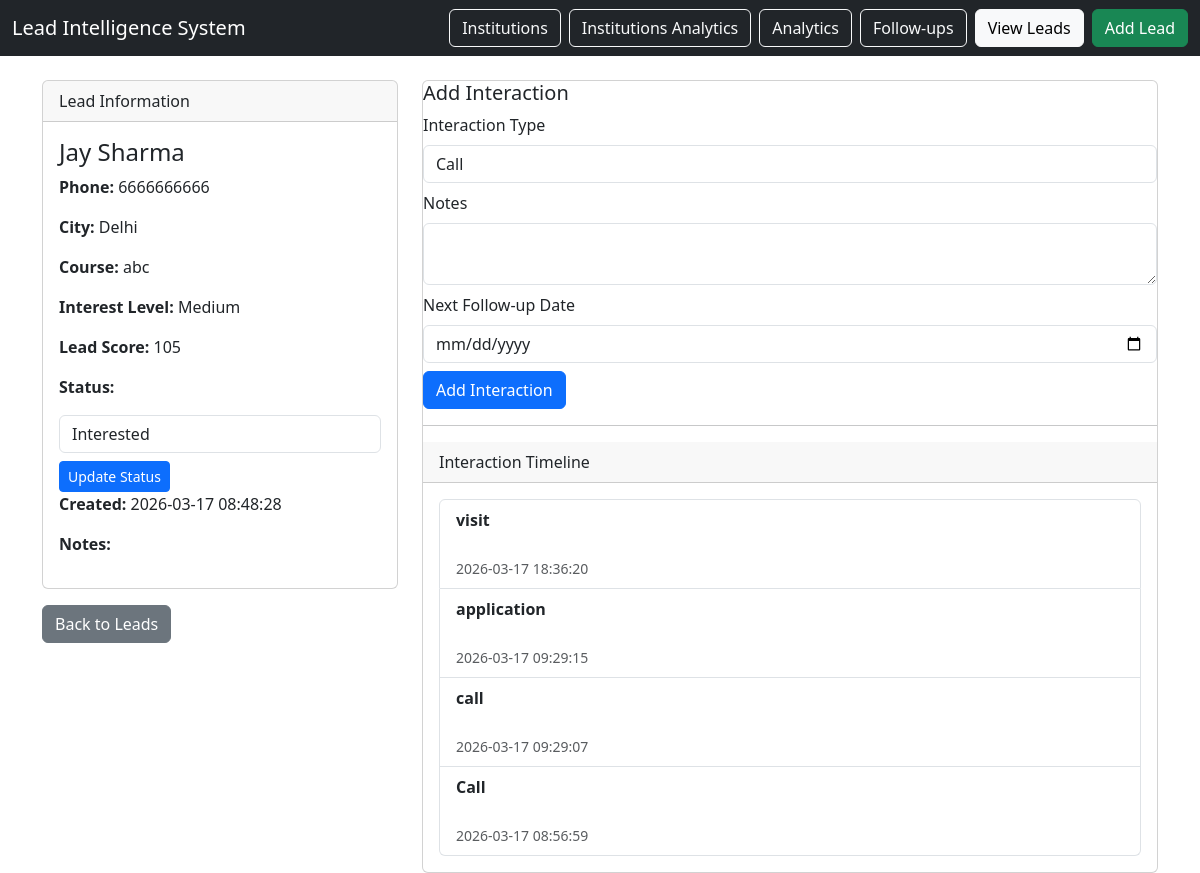
/leads/2, run on an earlier commit of the app's database.
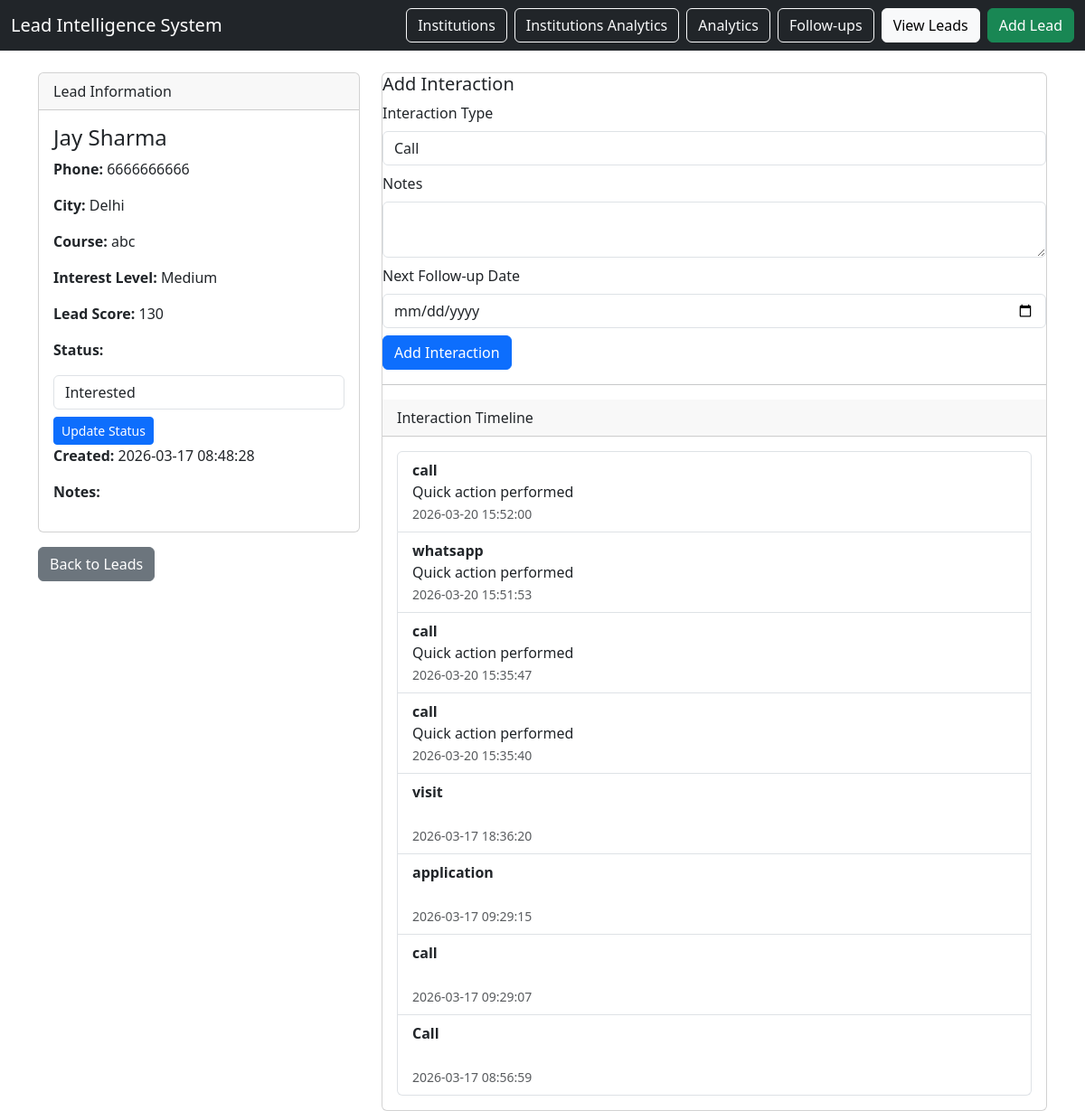
And on a later commit of the database.
### tables this page shows
CREATE TABLE leads (
    lead_id INTEGER PRIMARY KEY AUTOINCREMENT,
    student_name TEXT NOT NULL,
    phone TEXT,
    city TEXT,
    school_id INTEGER,
    coaching_id INTEGER,
    course_interest TEXT,
    lead_source TEXT,
    interest_level TEXT,
    lead_score INTEGER DEFAULT 0,
    status TEXT CHECK(status IN (
        'new',
        'contacted',
        'interested',
        'applied',
        'admitted',
        'lost'
    )) DEFAULT 'new',
    created_at TIMESTAMP DEFAULT CURRENT_TIMESTAMP,
    notes TEXT,

    FOREIGN KEY (school_id) REFERENCES institutions(institution_id),
    FOREIGN KEY (coaching_id) REFERENCES institutions(institution_id)
);

CREATE TABLE interactions (
    interaction_id INTEGER PRIMARY KEY AUTOINCREMENT,
    lead_id INTEGER NOT NULL,
    interaction_type TEXT NOT NULL,
    notes TEXT,
    follow_up_date DATE,
    created_at TIMESTAMP DEFAULT CURRENT_TIMESTAMP,

    FOREIGN KEY (lead_id) REFERENCES leads(lead_id)
);

### app.py (the view)
@app.route("/leads/<int:lead_id>")
def lead_detail(lead_id):
    db = get_db()
    lead = db.execute("""
        SELECT *
        FROM leads
        WHERE lead_id = ?
    """, (lead_id,)).fetchone()
    score = calculate_lead_score(lead)
    db.execute("""
        UPDATE leads
        SET lead_score = ?
        WHERE lead_id = ?
    """, (score, lead_id))
    db.commit()
    interactions = db.execute("""
        SELECT *
        FROM interactions
        WHERE lead_id = ?
        ORDER BY created_at DESC
    """, (lead_id,)).fetchall()
    return render_template(
        "lead_detail.html",
        lead=lead,
        interactions=interactions
    )

### database/db_connection.py (called while the page is built)
def get_db():
    conn = sqlite3.connect(DB_NAME)
    conn.row_factory = sqlite3.Row
    return conn

### templates/lead_detail.html (shortened to what this page needs)
{% extends "base.html" %}
{% block content %}
<div class="row">
<div class="col-4">
<div class="card">
<div class="card-header">
Lead Information
</div>
<div class="card-body">
<h4>{{ lead.student_name }}</h4>
<p><strong>Phone:</strong> {{ lead.phone }}</p>
<p><strong>City:</strong> {{ lead.city }}</p>
<p><strong>Course:</strong> {{ lead.course_interest }}</p>
<p><strong>Interest Level:</strong> {{ lead.interest_level }}</p>
<p><strong>Lead Score:</strong> {{ lead.lead_score }}</p>
<p><strong>Status:</strong></p>
<form method="POST" action="/leads/update_status/{{ lead.lead_id }}">
<select class="form-control mb-2" name="status">
<option value="interested" {% if lead.status == "interested" %}selected{% endif %}>Interested</option>
</select>
<button class="btn btn-primary btn-sm">
Update Status
</button>
</form>
<p><strong>Created:</strong> {{ lead.created_at }}</p>
<p><strong>Notes:</strong></p>
</div>
</div>
<a href="/leads" class="btn btn-secondary mt-3">
Back to Leads
</a>
</div>
<div class="col-8">
<div class="card">
<h5>Add Interaction</h5>
<form method="POST" action="/interactions/add/{{ lead.lead_id }}">
<div class="mb-2">
<label class="form-label">Interaction Type</label>
<select name="interaction_type" class="form-control" required>
<option value="call">Call</option>
</select>
</div>
<div class="mb-2">
<label class="form-label">Notes</label>
<textarea name="notes" class="form-control"></textarea>
</div>
<div class="mb-2">
<label class="form-label">Next Follow-up Date</label>
<input type="date" name="follow_up_date" class="form-control">
</div>
<button type="submit" class="btn btn-primary">
Add Interaction
</button>
</form>
<hr>
<div class="card-header">
Interaction Timeline
</div>
<div class="card-body">
{% if interactions %}
<ul class="list-group">
{% for i in interactions %}
<li class="list-group-item">
<strong>{{ i.interaction_type }}</strong><br>
{{ i.notes }}<br>
<small class="text-muted">
{{ i.created_at }}
</small>
</li>
{% endfor %}
</ul>
{% else %}
<p class="text-muted">
No interactions recorded yet.
</p>
{% endif %}
</div>
</div>
</div>
</div>
{% endblock %}

### templates/base.html (shortened to what this page needs)
<!DOCTYPE html>
<html>
<head>
    <link
    href="https://cdn.jsdelivr.net/npm/bootstrap@5.3.2/dist/css/bootstrap.min.css"
    rel="stylesheet">
</head>
<body>
<nav class="navbar navbar-dark bg-dark">
<div class="container-fluid">
<a class="navbar-brand" href="/">
Lead Intelligence System
</a>
<div class="d-flex">
<a class="btn btn-outline-light me-2" href="/institutions">
Institutions
</a>
<a class="btn btn-outline-light me-2" href="/institutions/analytics">
Institutions Analytics
</a>
<a class="btn btn-outline-light me-2" href="/analytics">
Analytics
</a>
<a class="btn btn-outline-light me-2" href="/followups">
Follow-ups
</a>
<a class="btn btn-light me-2" href="/leads">
View Leads
</a>
<a class="btn btn-success" href="/leads/add">
Add Lead
</a>
</div>
</div>
</nav>
<div class="container mt-4">
{% block content %}{% endblock %}
</div>
</body>
</html>

What changed in the data, as far as the page shows it:
changed leads "Jay Sharma": lead_score "105" → "130"
added interactions: interaction_type "call", notes "Quick action performed", created_at "2026-03-20 15:52:00"
added interactions: interaction_type "whatsapp", notes "Quick action performed", created_at "2026-03-20 15:51:53"
added interactions: interaction_type "call", notes "Quick action performed", created_at "2026-03-20 15:35:47"
added interactions: interaction_type "call", notes "Quick action performed", created_at "2026-03-20 15:35:40"
